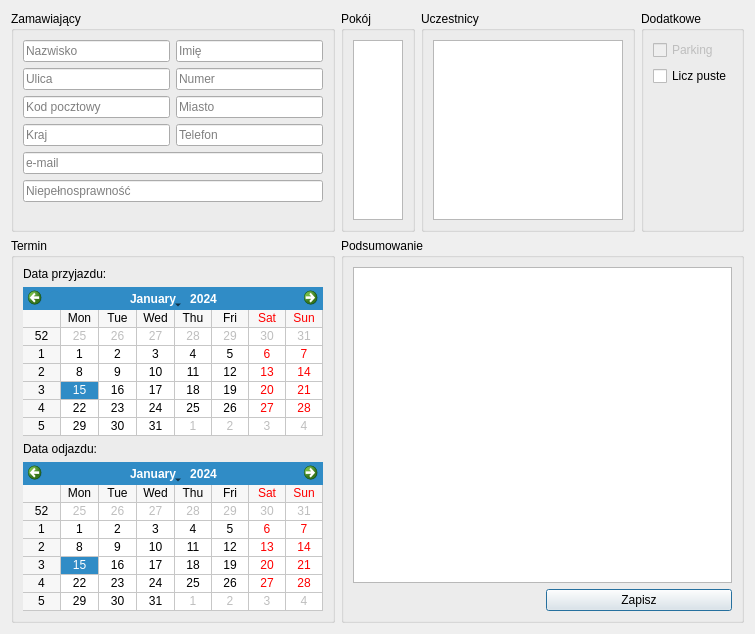
<?xml version="1.0" encoding="UTF-8"?>
<ui version="4.0">
 <class>NewReservationDialog</class>
 <widget class="QDialog" name="NewReservationDialog">
  <property name="geometry">
   <rect>
    <x>0</x>
    <y>0</y>
    <width>746</width>
    <height>634</height>
   </rect>
  </property>
  <property name="sizePolicy">
   <sizepolicy hsizetype="Preferred" vsizetype="Preferred">
    <horstretch>0</horstretch>
    <verstretch>0</verstretch>
   </sizepolicy>
  </property>
  <property name="windowTitle">
   <string>Nowa rezerwacja</string>
  </property>
  <property name="sizeGripEnabled">
   <bool>false</bool>
  </property>
  <layout class="QVBoxLayout" name="verticalLayout">
   <item>
    <layout class="QHBoxLayout" name="horizontalLayout_1">
     <item>
      <widget class="QGroupBox" name="mainGroupBox">
       <property name="sizePolicy">
        <sizepolicy hsizetype="Minimum" vsizetype="Preferred">
         <horstretch>0</horstretch>
         <verstretch>0</verstretch>
        </sizepolicy>
       </property>
       <property name="minimumSize">
        <size>
         <width>0</width>
         <height>0</height>
        </size>
       </property>
       <property name="maximumSize">
        <size>
         <width>16777215</width>
         <height>16777215</height>
        </size>
       </property>
       <property name="title">
        <string>Zamawiający</string>
       </property>
       <layout class="QGridLayout" name="gridLayout_3">
        <item row="4" column="0" colspan="2">
         <widget class="QLineEdit" name="emailLineEdit">
          <property name="minimumSize">
           <size>
            <width>147</width>
            <height>0</height>
           </size>
          </property>
          <property name="placeholderText">
           <string>e-mail</string>
          </property>
         </widget>
        </item>
        <item row="0" column="0">
         <widget class="QLineEdit" name="surnameLineEdit">
          <property name="minimumSize">
           <size>
            <width>147</width>
            <height>0</height>
           </size>
          </property>
          <property name="placeholderText">
           <string>Nazwisko</string>
          </property>
         </widget>
        </item>
        <item row="2" column="1">
         <widget class="QLineEdit" name="cityLineEdit">
          <property name="minimumSize">
           <size>
            <width>147</width>
            <height>0</height>
           </size>
          </property>
          <property name="placeholderText">
           <string>Miasto</string>
          </property>
         </widget>
        </item>
        <item row="2" column="0">
         <widget class="QLineEdit" name="postalCodeLineEdit">
          <property name="minimumSize">
           <size>
            <width>147</width>
            <height>0</height>
           </size>
          </property>
          <property name="placeholderText">
           <string>Kod pocztowy</string>
          </property>
         </widget>
        </item>
        <item row="3" column="0">
         <widget class="QLineEdit" name="countryLineEdit">
          <property name="minimumSize">
           <size>
            <width>147</width>
            <height>0</height>
           </size>
          </property>
          <property name="placeholderText">
           <string>Kraj</string>
          </property>
         </widget>
        </item>
        <item row="0" column="1">
         <widget class="QLineEdit" name="nameLineEdit">
          <property name="minimumSize">
           <size>
            <width>147</width>
            <height>0</height>
           </size>
          </property>
          <property name="placeholderText">
           <string>Imię</string>
          </property>
         </widget>
        </item>
        <item row="1" column="1">
         <widget class="QLineEdit" name="numberLineEdit">
          <property name="minimumSize">
           <size>
            <width>147</width>
            <height>0</height>
           </size>
          </property>
          <property name="placeholderText">
           <string>Numer</string>
          </property>
         </widget>
        </item>
        <item row="3" column="1">
         <widget class="QLineEdit" name="phoneLineEdit">
          <property name="minimumSize">
           <size>
            <width>147</width>
            <height>0</height>
           </size>
          </property>
          <property name="placeholderText">
           <string>Telefon</string>
          </property>
         </widget>
        </item>
        <item row="1" column="0">
         <widget class="QLineEdit" name="streetLineEdit">
          <property name="minimumSize">
           <size>
            <width>147</width>
            <height>0</height>
           </size>
          </property>
          <property name="placeholderText">
           <string>Ulica</string>
          </property>
         </widget>
        </item>
        <item row="5" column="0" colspan="2">
         <widget class="QLineEdit" name="disabilityLineEdit">
          <property name="minimumSize">
           <size>
            <width>147</width>
            <height>0</height>
           </size>
          </property>
          <property name="placeholderText">
           <string>Niepełnosprawność</string>
          </property>
         </widget>
        </item>
        <item row="6" column="0" colspan="2">
         <spacer name="verticalSpacer">
          <property name="orientation">
           <enum>Qt::Vertical</enum>
          </property>
          <property name="sizeHint" stdset="0">
           <size>
            <width>20</width>
            <height>0</height>
           </size>
          </property>
         </spacer>
        </item>
       </layout>
      </widget>
     </item>
     <item>
      <widget class="QGroupBox" name="roomGroupBox">
       <property name="sizePolicy">
        <sizepolicy hsizetype="Preferred" vsizetype="Minimum">
         <horstretch>0</horstretch>
         <verstretch>0</verstretch>
        </sizepolicy>
       </property>
       <property name="title">
        <string>Pokój</string>
       </property>
       <layout class="QVBoxLayout" name="verticalLayout_2">
        <item>
         <widget class="QListView" name="roomListView">
          <property name="sizePolicy">
           <sizepolicy hsizetype="Ignored" vsizetype="Ignored">
            <horstretch>0</horstretch>
            <verstretch>0</verstretch>
           </sizepolicy>
          </property>
          <property name="minimumSize">
           <size>
            <width>50</width>
            <height>0</height>
           </size>
          </property>
         </widget>
        </item>
       </layout>
      </widget>
     </item>
     <item>
      <widget class="QGroupBox" name="participantGroupBox">
       <property name="sizePolicy">
        <sizepolicy hsizetype="Preferred" vsizetype="Preferred">
         <horstretch>0</horstretch>
         <verstretch>0</verstretch>
        </sizepolicy>
       </property>
       <property name="maximumSize">
        <size>
         <width>250</width>
         <height>16777215</height>
        </size>
       </property>
       <property name="title">
        <string>Uczestnicy</string>
       </property>
       <layout class="QVBoxLayout" name="verticalLayout_5">
        <item>
         <widget class="QTableView" name="participantTableView">
          <property name="sizePolicy">
           <sizepolicy hsizetype="Ignored" vsizetype="Ignored">
            <horstretch>0</horstretch>
            <verstretch>0</verstretch>
           </sizepolicy>
          </property>
          <property name="minimumSize">
           <size>
            <width>190</width>
            <height>0</height>
           </size>
          </property>
         </widget>
        </item>
       </layout>
      </widget>
     </item>
     <item>
      <widget class="QGroupBox" name="additionalGroupBox">
       <property name="title">
        <string>Dodatkowe</string>
       </property>
       <layout class="QVBoxLayout" name="verticalLayout_3">
        <item>
         <widget class="QCheckBox" name="parkingCheckBox">
          <property name="enabled">
           <bool>false</bool>
          </property>
          <property name="text">
           <string>Parking</string>
          </property>
         </widget>
        </item>
        <item>
         <widget class="QCheckBox" name="emptyPlaceCheckBox">
          <property name="text">
           <string>Licz puste</string>
          </property>
         </widget>
        </item>
        <item>
         <spacer name="verticalSpacer_3">
          <property name="orientation">
           <enum>Qt::Vertical</enum>
          </property>
          <property name="sizeHint" stdset="0">
           <size>
            <width>20</width>
            <height>0</height>
           </size>
          </property>
         </spacer>
        </item>
       </layout>
      </widget>
     </item>
    </layout>
   </item>
   <item>
    <layout class="QHBoxLayout" name="horizontalLayout_2">
     <item>
      <widget class="QGroupBox" name="dateGroupBox">
       <property name="sizePolicy">
        <sizepolicy hsizetype="Maximum" vsizetype="Preferred">
         <horstretch>0</horstretch>
         <verstretch>0</verstretch>
        </sizepolicy>
       </property>
       <property name="minimumSize">
        <size>
         <width>0</width>
         <height>0</height>
        </size>
       </property>
       <property name="maximumSize">
        <size>
         <width>16777215</width>
         <height>16777215</height>
        </size>
       </property>
       <property name="title">
        <string>Termin</string>
       </property>
       <layout class="QVBoxLayout" name="verticalLayout_4">
        <item>
         <widget class="QLabel" name="beginLabel">
          <property name="text">
           <string>Data przyjazdu:</string>
          </property>
         </widget>
        </item>
        <item>
         <widget class="QCalendarWidget" name="beginCalendarWidget">
          <property name="sizePolicy">
           <sizepolicy hsizetype="Preferred" vsizetype="Fixed">
            <horstretch>0</horstretch>
            <verstretch>0</verstretch>
           </sizepolicy>
          </property>
          <property name="minimumSize">
           <size>
            <width>300</width>
            <height>0</height>
           </size>
          </property>
          <property name="maximumSize">
           <size>
            <width>300</width>
            <height>16777215</height>
           </size>
          </property>
          <property name="gridVisible">
           <bool>true</bool>
          </property>
         </widget>
        </item>
        <item>
         <widget class="QLabel" name="endLabel">
          <property name="text">
           <string>Data odjazdu:</string>
          </property>
         </widget>
        </item>
        <item>
         <widget class="QCalendarWidget" name="endCalendarWidget">
          <property name="sizePolicy">
           <sizepolicy hsizetype="Preferred" vsizetype="Fixed">
            <horstretch>0</horstretch>
            <verstretch>0</verstretch>
           </sizepolicy>
          </property>
          <property name="minimumSize">
           <size>
            <width>300</width>
            <height>0</height>
           </size>
          </property>
          <property name="maximumSize">
           <size>
            <width>300</width>
            <height>16777215</height>
           </size>
          </property>
          <property name="gridVisible">
           <bool>true</bool>
          </property>
         </widget>
        </item>
       </layout>
      </widget>
     </item>
     <item>
      <widget class="QGroupBox" name="summaryGroupBox">
       <property name="sizePolicy">
        <sizepolicy hsizetype="Preferred" vsizetype="Preferred">
         <horstretch>0</horstretch>
         <verstretch>0</verstretch>
        </sizepolicy>
       </property>
       <property name="title">
        <string>Podsumowanie</string>
       </property>
       <layout class="QGridLayout" name="gridLayout_2">
        <item row="0" column="0" colspan="2">
         <widget class="QTableView" name="summaryTableView"/>
        </item>
        <item row="1" column="1">
         <widget class="QPushButton" name="summarySaveButton">
          <property name="text">
           <string>Zapisz</string>
          </property>
         </widget>
        </item>
       </layout>
      </widget>
     </item>
    </layout>
   </item>
  </layout>
 </widget>
 <tabstops>
  <tabstop>surnameLineEdit</tabstop>
  <tabstop>nameLineEdit</tabstop>
  <tabstop>streetLineEdit</tabstop>
  <tabstop>numberLineEdit</tabstop>
  <tabstop>postalCodeLineEdit</tabstop>
  <tabstop>cityLineEdit</tabstop>
  <tabstop>countryLineEdit</tabstop>
  <tabstop>phoneLineEdit</tabstop>
  <tabstop>emailLineEdit</tabstop>
  <tabstop>disabilityLineEdit</tabstop>
  <tabstop>roomListView</tabstop>
  <tabstop>participantTableView</tabstop>
  <tabstop>parkingCheckBox</tabstop>
  <tabstop>emptyPlaceCheckBox</tabstop>
  <tabstop>beginCalendarWidget</tabstop>
  <tabstop>endCalendarWidget</tabstop>
  <tabstop>summaryTableView</tabstop>
  <tabstop>summarySaveButton</tabstop>
 </tabstops>
 <resources/>
 <connections/>
</ui>
